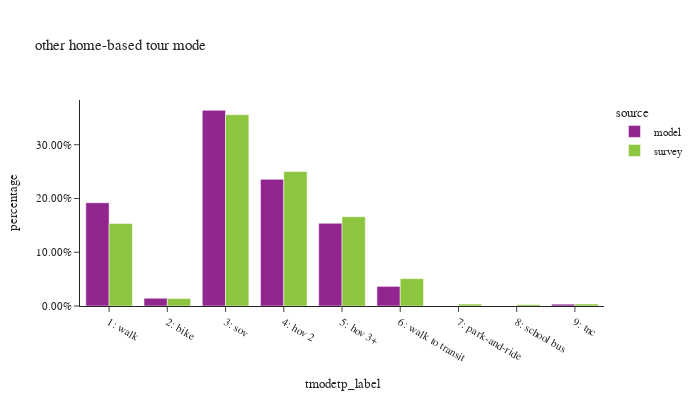

Source (notebook cell):
### Code cell
df_plot = hb_tour.groupby(['source','tmodetp_label'])['toexpfac'].sum().reset_index()
df_plot['percentage'] = df_plot.groupby(['source'], group_keys=False)['toexpfac']. \
    apply(lambda x: x / float(x.sum()))

df_plot_ct = hb_tour.groupby(['source','tmodetp_label'])['toexpfac'].count().reset_index(). \
    rename(columns={'toexpfac':'sample count'})
df_plot = df_plot.merge(df_plot_ct, on=['source','tmodetp_label'])

fig = px.bar(df_plot.sort_values(by=['source']), x="tmodetp_label", y="percentage", color="source",
             barmode="group",hover_data=['sample count'],title="other home-based tour mode")
fig.update_layout(height=400, width=700, font=dict(size=11),
                  xaxis = dict(dtick = 1, categoryorder='category ascending'),
                  yaxis=dict(tickformat=".2%"))
fig.show()

### Figure 1 — Plotly figure (JSON) as saved in the notebook; plotly's stock layout.template omitted (floating-point values rounded to 4 significant figures)
{"data": [{"alignmentgroup": "True", "customdata": [[551323], [41446], [1044638], [675977], [441613], [104716], [9807]], "hovertemplate": "source=model<br>tmodetp_label=%{x}<br>percentage=%{y}<br>sample count=%{customdata[0]}<extra></extra>", "legendgroup": "model", "marker": {"color": "#91268F", "pattern": {"shape": ""}}, "name": "model", "offsetgroup": "model", "orientation": "v", "showlegend": true, "textposition": "auto", "type": "bar", "x": ["1: walk", "2: bike", "3: sov", "4: hov 2", "5: hov 3+", "6: walk to transit", "9: tnc"], "xaxis": "x", "y": [0.1921, 0.01444, 0.364, 0.2356, 0.1539, 0.03649, 0.003418], "yaxis": "y"}, {"alignmentgroup": "True", "customdata": [[1717], [156], [2088], [1241], [655], [330], [22], [7], [34]], "hovertemplate": "source=survey<br>tmodetp_label=%{x}<br>percentage=%{y}<br>sample count=%{customdata[0]}<extra></extra>", "legendgroup": "survey", "marker": {"color": "#8CC63E", "pattern": {"shape": ""}}, "name": "survey", "offsetgroup": "survey", "orientation": "v", "showlegend": true, "textposition": "auto", "type": "bar", "x": ["1: walk", "2: bike", "3: sov", "4: hov 2", "5: hov 3+", "6: walk to transit", "7: park-and-ride", "8: school bus", "9: tnc"], "xaxis": "x", "y": [0.1536, 0.01381, 0.3557, 0.2501, 0.166, 0.05091, 0.003567, 0.002617, 0.003683], "yaxis": "y"}], "layout": {"barmode": "group", "font": {"size": 11}, "height": 400, "legend": {"title": {"text": "source"}, "tracegroupgap": 0}, "title": {"text": "other home-based tour mode"}, "width": 700, "xaxis": {"anchor": "y", "categoryorder": "category ascending", "domain": [0.0, 1.0], "dtick": 1, "title": {"text": "tmodetp_label"}}, "yaxis": {"anchor": "x", "domain": [0.0, 1.0], "tickformat": ".2%", "title": {"text": "percentage"}}}}
